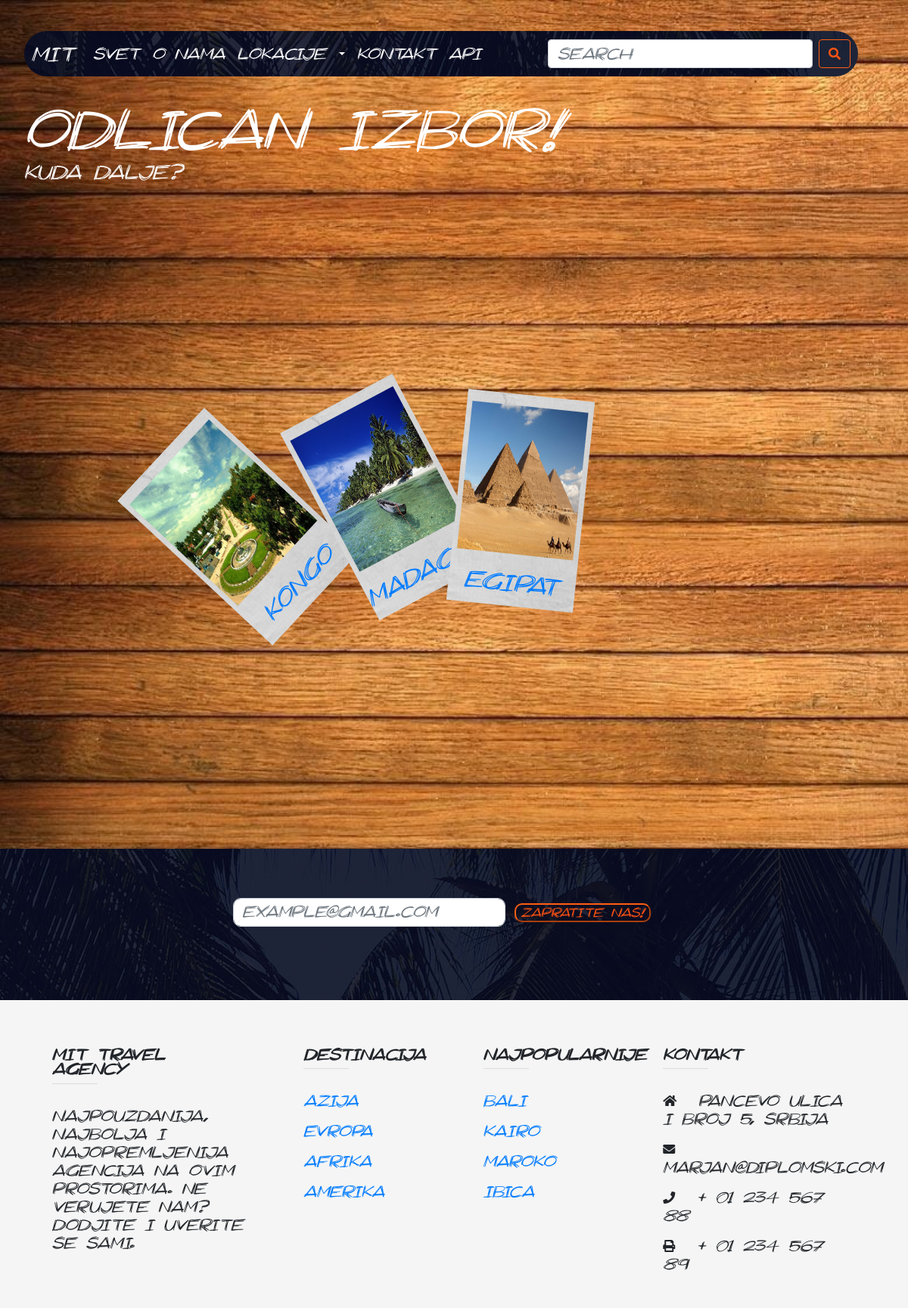
The app's page /kontinent/afrika/drzave with its own data.
### models.py (models this page shows)
class Drzava(db.Model):
    __table_args__  = {'extend_existing': True}
    id              = db.Column(db.Integer, primary_key=True)
    naziv           = db.Column(db.String(64), index=True, unique=True)
    slika_URL       = db.Column(db.String(250), index=True)
    opis            = db.Column(db.String(250), index=True)
    id_kontinent    = db.Column(db.Integer, db.ForeignKey('kontinent.id'), primary_key=True)
    kontinent       = db.relationship('Kontinent', backref='drzava', lazy=True)

### routes.py (the view)
@app.route('/kontinent/<string:kont>/drzave', methods=['GET'])
def kontinent(kont):
	print(kont)
	kontinent = Kontinent.query.filter(Kontinent.naziv == kont).first()
	if kontinent:
		drzave = Drzava.query.filter(Drzava.id_kontinent == kontinent.id).all()
		return render_template('kontinent.html', knt = kontinent, drzave = drzave)

### templates/kontinent.html (shortened to what this page needs)
<!doctype html>
<html lang="en" style="height:100%">
  <head>
    <link rel="stylesheet" href="https://use.fontawesome.com/releases/v5.2.0/css/all.css">
    <link rel="stylesheet" href="https://stackpath.bootstrapcdn.com/bootstrap/4.1.3/css/bootstrap.min.css">
    <link rel="stylesheet" href={{ url_for('static', filename='css/style.css') }} type="text/css"/>
    <link rel="stylesheet" href={{ url_for('static', filename='css/kontinent.css') }} type="text/css"/>
  </head>
<body onload="kontinent()">
      <div class="jumbotron">
          {% include 'navbar.html' %}
          <h1 class="display-4">Odlican izbor!</h1>
          <p class="lead">Kuda dalje?</p>
    </div>
    <div class="sto" id="sto">
    {% for drzava in drzave %}
    <a href="#"  onclick="poseti(this)">
      <div class="polaroid" id="a1">
         <img src={{url_for('static', filename=drzava.slika_URL)}} class="slika_u_pol" alt=""/>
         <h4>{{drzava.naziv}}</h4>
      </div>
    </a>
    {% endfor %}
    </div>
{% include 'subscribe_futer.html' %}
  </body>
</html>

### static/css/style.css (style rules this page uses)
* { font-family: Scratchy; }
html,body { overflow-x:hidden; }
body { height: 100%; width: auto; background-size: cover; background-repeat: no-repeat; background-position: center bottom; }
h2,h4 { margin: 2vw auto; text-align: center; }
.jumbotron { background-color: transparent; height: auto; color:white; margin: 0px; padding-top:5px; width: auto; height: 100vh; }

### static/css/kontinent.css (style rules this page uses)
body { background-image: url('../imgs/sto.jpg'); background-repeat: repeat-y; background-position: top left; background-size: cover; }
.jumbotron { height: auto; width: auto; }
h2,h4 { margin: 2vw auto; text-align: center; }
.polaroid { position: absolute; width: 14vw; height: 35vh; background-image: url('../imgs/papir.jpg'); background-size: cover; transition: width 0.5s, height 0.5s, box-shadow 0.4s; display: none; }
.sto { position: relative; height: 100vh; width: auto; }
.slika_u_pol { display: block; position: relative; margin: auto; margin-top: 15px; width: 92%; height: 70%; }

### records on screen
Drzava: slika_URL (picture), naziv "kongo"
Drzava: slika_URL (picture), naziv "madagaskar"
Drzava: slika_URL (picture), naziv "egipat"
